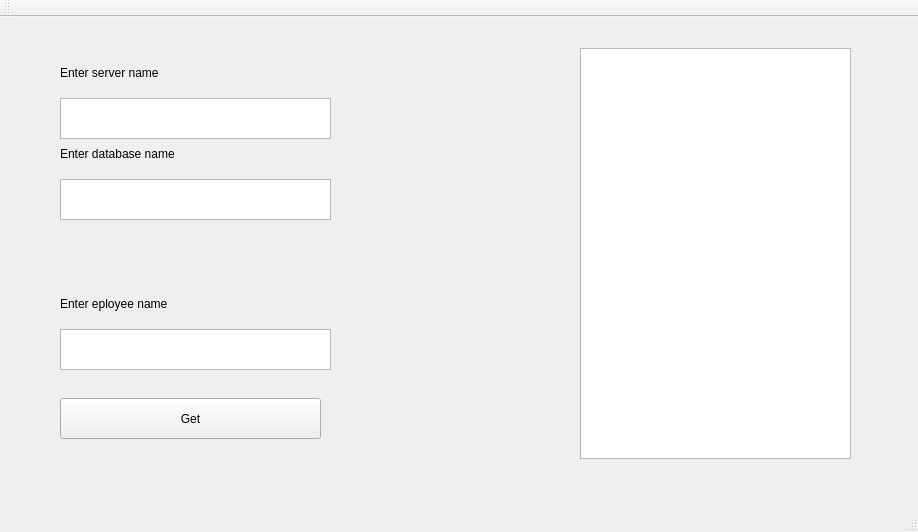
<?xml version="1.0" encoding="UTF-8"?>
<ui version="4.0">
 <class>MainWindow</class>
 <widget class="QMainWindow" name="MainWindow">
  <property name="geometry">
   <rect>
    <x>0</x>
    <y>0</y>
    <width>918</width>
    <height>532</height>
   </rect>
  </property>
  <property name="windowTitle">
   <string>MainWindow</string>
  </property>
  <widget class="QWidget" name="centralWidget">
   <widget class="QTextEdit" name="l_dbName">
    <property name="geometry">
     <rect>
      <x>60</x>
      <y>162</y>
      <width>271</width>
      <height>41</height>
     </rect>
    </property>
   </widget>
   <widget class="QListWidget" name="list">
    <property name="geometry">
     <rect>
      <x>580</x>
      <y>31</y>
      <width>271</width>
      <height>411</height>
     </rect>
    </property>
   </widget>
   <widget class="QLabel" name="label2">
    <property name="geometry">
     <rect>
      <x>60</x>
      <y>121</y>
      <width>261</width>
      <height>31</height>
     </rect>
    </property>
    <property name="text">
     <string>Enter database name</string>
    </property>
   </widget>
   <widget class="QLabel" name="label3">
    <property name="geometry">
     <rect>
      <x>60</x>
      <y>271</y>
      <width>261</width>
      <height>31</height>
     </rect>
    </property>
    <property name="text">
     <string>Enter eployee name</string>
    </property>
   </widget>
   <widget class="QTextEdit" name="l_employee">
    <property name="geometry">
     <rect>
      <x>60</x>
      <y>312</y>
      <width>271</width>
      <height>41</height>
     </rect>
    </property>
   </widget>
   <widget class="QPushButton" name="pushButton">
    <property name="geometry">
     <rect>
      <x>60</x>
      <y>381</y>
      <width>261</width>
      <height>41</height>
     </rect>
    </property>
    <property name="text">
     <string>Get</string>
    </property>
   </widget>
   <widget class="QLabel" name="label1">
    <property name="geometry">
     <rect>
      <x>60</x>
      <y>40</y>
      <width>261</width>
      <height>31</height>
     </rect>
    </property>
    <property name="text">
     <string>Enter server name</string>
    </property>
   </widget>
   <widget class="QTextEdit" name="l_servName">
    <property name="geometry">
     <rect>
      <x>60</x>
      <y>81</y>
      <width>271</width>
      <height>41</height>
     </rect>
    </property>
   </widget>
  </widget>
  <widget class="QMenuBar" name="menuBar">
   <property name="geometry">
    <rect>
     <x>0</x>
     <y>0</y>
     <width>918</width>
     <height>26</height>
    </rect>
   </property>
  </widget>
  <widget class="QToolBar" name="mainToolBar">
   <attribute name="toolBarArea">
    <enum>TopToolBarArea</enum>
   </attribute>
   <attribute name="toolBarBreak">
    <bool>false</bool>
   </attribute>
  </widget>
  <widget class="QStatusBar" name="statusBar"/>
 </widget>
 <layoutdefault spacing="6" margin="11"/>
 <resources/>
 <connections/>
</ui>
